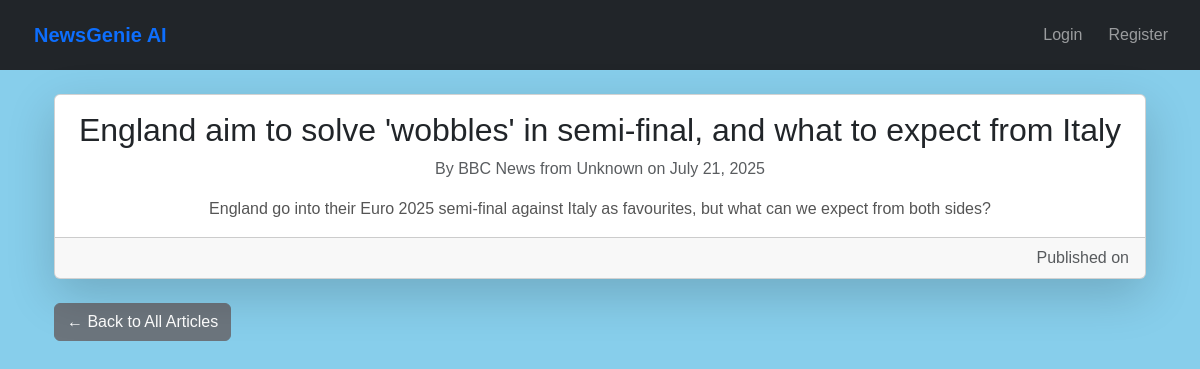
The app's page /articles/35/, older data.
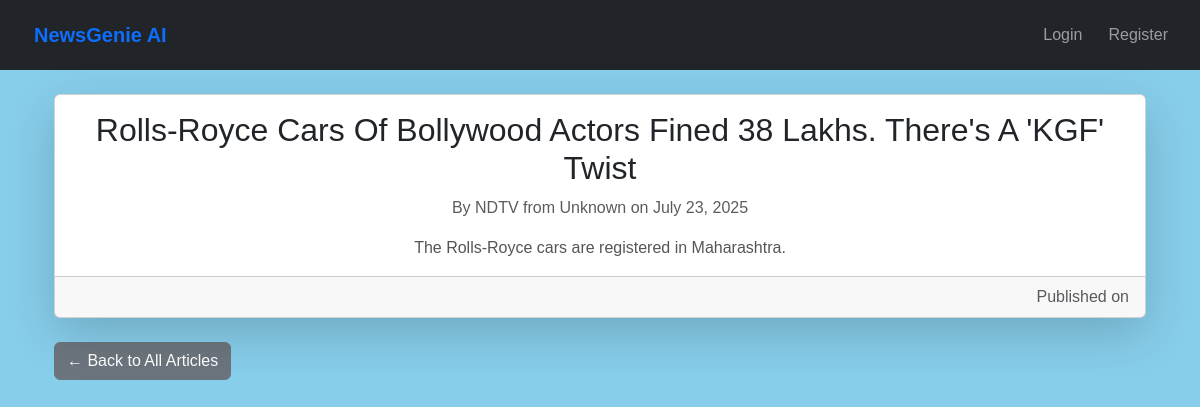
The same page, newer data.
### news/models.py (models this page shows, shortened)
class Article(models.Model):
    title = models.CharField(max_length=200)
    content = models.TextField()
    summary = models.TextField(blank=True)
    source_url = models.URLField()
    category = models.ForeignKey(Category, on_delete=models.CASCADE)
    published_date = models.DateTimeField(default=timezone.now)
    link = models.URLField(max_length=500, unique=True, null=True, blank=True)
    publication_date = models.DateTimeField(null=True, blank=True)
    author = models.CharField(max_length=255, default='Unknown')
    source = models.CharField(max_length=100, default='Unknown')  # ✅ New field
    created_at = models.DateTimeField(auto_now_add=True)
    audio_file = models.FileField(upload_to='audio/', blank=True, null=True)
    class Meta:
        ordering = ['-published_date']

### news/views.py (the view)
# urls.py: path('<int:pk>/', ArticleDetailView.as_view(), name='article_detail'),
class ArticleDetailView(DetailView):
    model = Article
    template_name = 'news/article_detail.html'
    context_object_name = 'article'
    def get_object(self, queryset=None):
        obj = super().get_object(queryset)
        if self.request.user.is_authenticated:
            ReadingHistory.objects.get_or_create(user=self.request.user, article=obj)
        return obj

### news/templates/news/article_detail.html
{% extends 'base.html' %}
{% block content %}
  <div class="container mt-4">
    <div class="card shadow-lg">
      <div class="card-body">
        <h2 class="card-title">{{ article.title }}</h2>
        <p class="text-muted">
  By {{ article.author }} from {{ article.source }} on {{ article.publication_date|date:"F d, Y" }}
</p>
        <p class="card-text mt-3">{{ article.content }}</p>
      </div>
      <div class="card-footer text-muted text-end">
        Published on {{ article.published_at|date:"F j, Y, g:i a" }}
      </div>
    </div>
    <div class="mt-4">
      <a href="{% url 'home' %}" class="btn btn-secondary">← Back to All Articles</a>
    </div>
  </div>
{% endblock %}

Row changes from the older to the newer data that the page shows:
changed Article "Unknown": title "England aim to solve 'wobbles' in semi-final, and what to expect from Italy" → "Rolls-Royce Cars Of Bollywood Actors Fined 38 Lakhs. There's A 'KGF' Twist"; author "BBC News" → "NDTV"; publication_date "July 21, 2025" → "July 23, 2025"; content "England go into their Euro 2025 semi-final against Italy as favourites, but what can we expect from both sides?" → "The Rolls-Royce cars are registered in Maharashtra."
